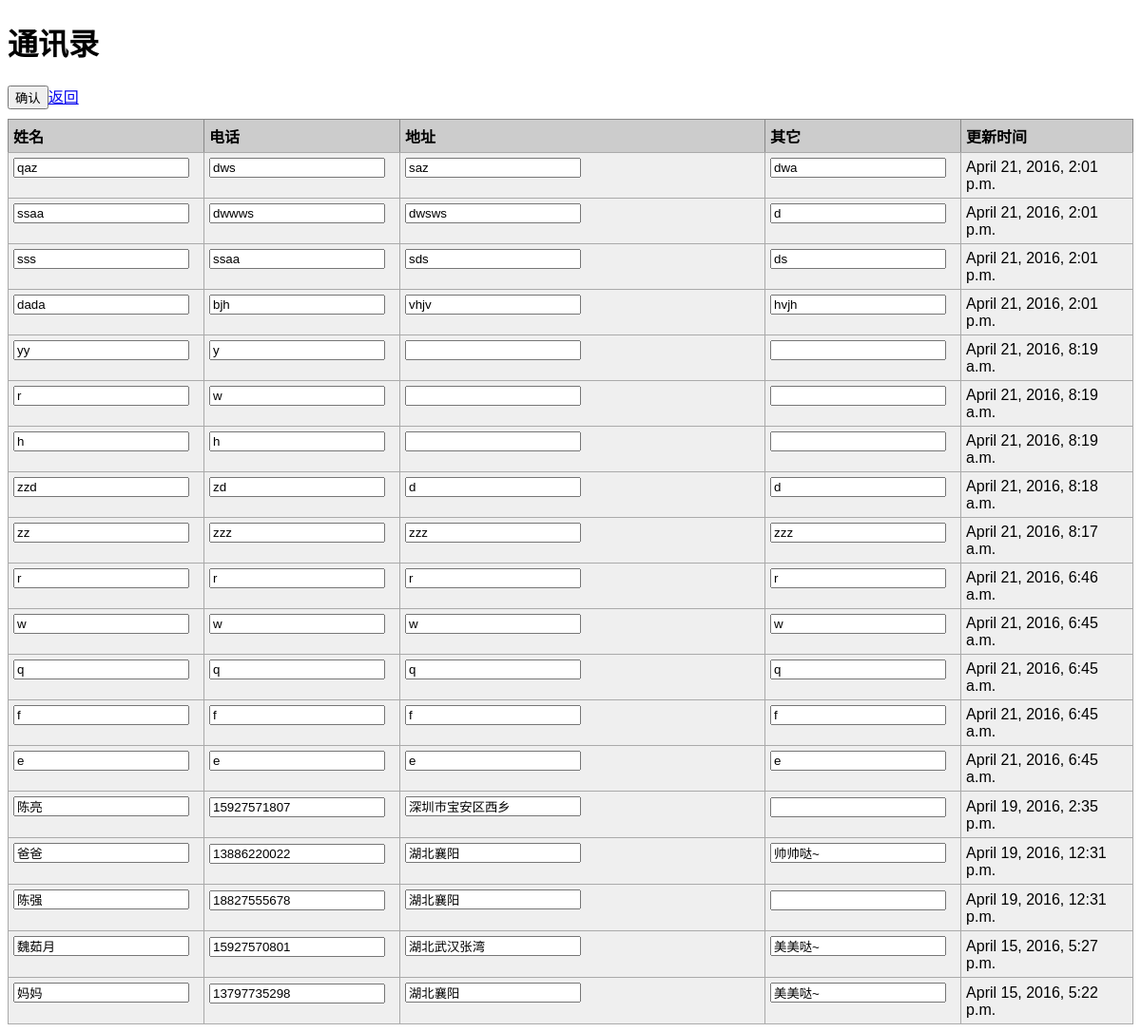
Before: /phonenum/updata/ with the older database file.
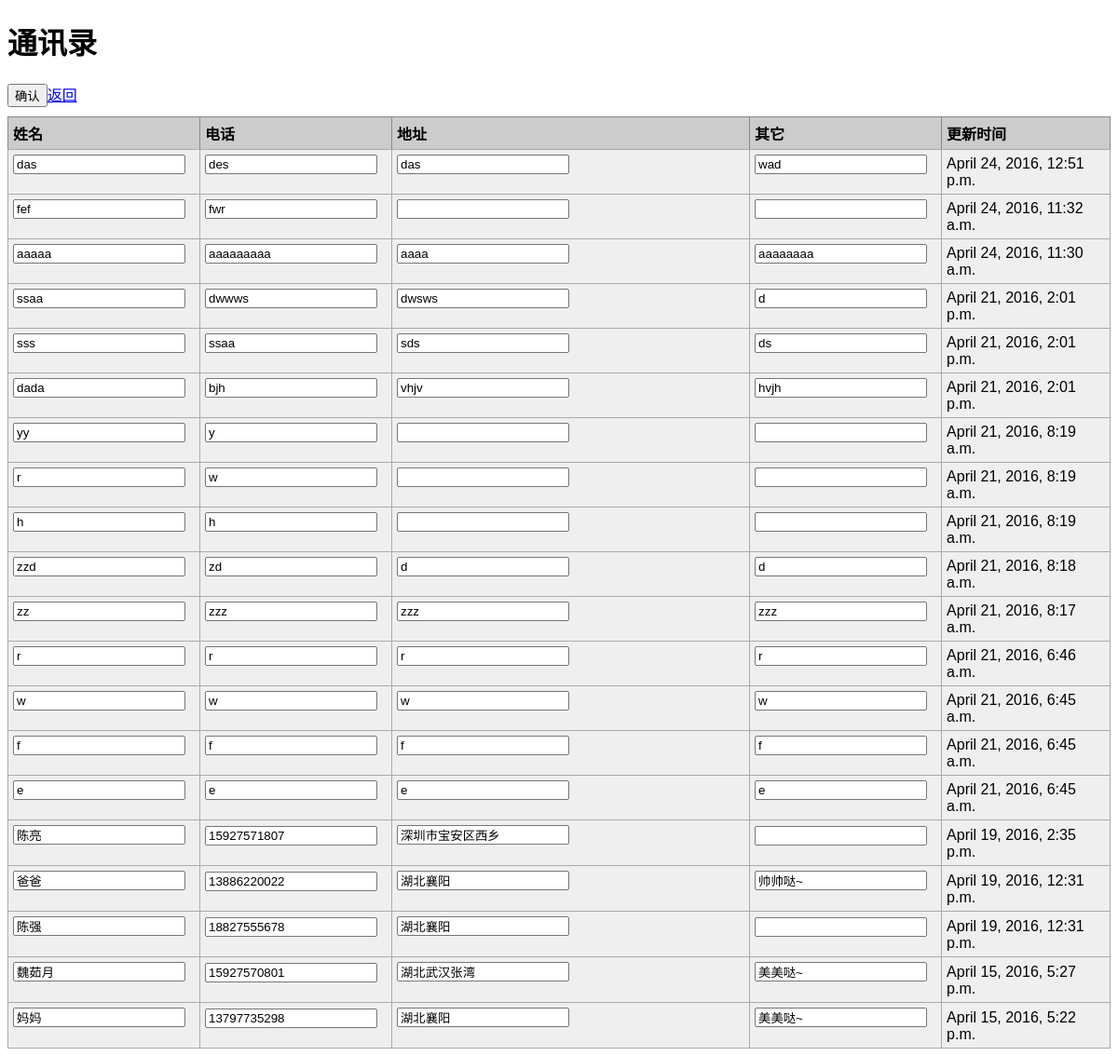
After: the same page with the newer database file.
### Message/models.py (models this page shows, shortened)
class MessageUser(models.Model):
	Name=models.CharField(max_length=100) #姓名
	phone_regex=RegexValidator(regex=r'^\d{11}$',message='''Phone number
		must be entered in the format: 13588888888. Up to 11 digits allowed. ''')
	PhoneNum=models.CharField(validators=[phone_regex],blank=True,max_length=11)
	UpdateTime=models.DateTimeField('更新时间',auto_now=True,blank=True)
	Address=models.TextField(blank=True)		#住址
	Other=models.TextField(blank=True)    #其他
	class Meta():
		ordering=['-UpdateTime']

### Message/views.py (the view)
# urls.py: url(r'^phonenum/updata/$', 'Message.views.updata',name='updata'),
def updata(request):  #更新数据
	messageuser=MessageUser.objects.all()
	return render(request,'updata.html',{'messageuser':messageuser})

### Message/templates/updata.html (shortened to what this page needs)
<!DOCTYPE html>
<html>
<head>
</head>
<body>
<h1>通讯录</h1>
<table class="dataintable">
<tr>
	<th width="10%">姓名</th>
	<th width="15%">电话</th>
	<th width="35%">地址</th>
   <th >其它</th>
	<th width="17%">更新时间</th>
</tr>
<tr>
   <form action="http://127.0.0.1:8001/phonenum/" method="post">
   <input type="submit" value="确认">
	{% for each in messageuser %}
      <tr>
         <td><input id="Name" type="text" name="User_Name" value="{{ each.Name }}"></td>
         <td><input id="PhoneNum" type="text" name="User_PhoneNum" value="{{ each.PhoneNum }}"></td>
         <td><input id="Address" type="text" name="User_Address" value="{{ each.Address }}"></td>
         <td><input id="Other" type="text" name="User_Other" value="{{ each.Other }}"></td>
         <td>{{ each.UpdateTime }}</td>
      </tr>
   </form>
	{% endfor %}
</tr>
<a href="http://127.0.0.1:8001/phonenum/">返回</a>
</table>
</body>
</html>

Changed rows visible on the page:
removed MessageUser: User_Name "qaz", User_PhoneNum "dws", User_Address "saz", User_Other "dwa", UpdateTime "April 21, 2016, 2:01 p.m."
removed MessageUser: User_Name "q", User_PhoneNum "q", User_Address "q", User_Other "q", UpdateTime "April 21, 2016, 6:45 a.m."
added MessageUser: User_Name "das", User_PhoneNum "des", User_Address "das", User_Other "wad", UpdateTime "April 24, 2016, 12:51 p.m."
added MessageUser: User_Name "fef", User_PhoneNum "fwr", UpdateTime "April 24, 2016, 11:32 a.m."
added MessageUser: User_Name "aaaaa", User_PhoneNum "aaaaaaaaa", User_Address "aaaa", User_Other "aaaaaaaa", UpdateTime "April 24, 2016, 11:30 a.m."
